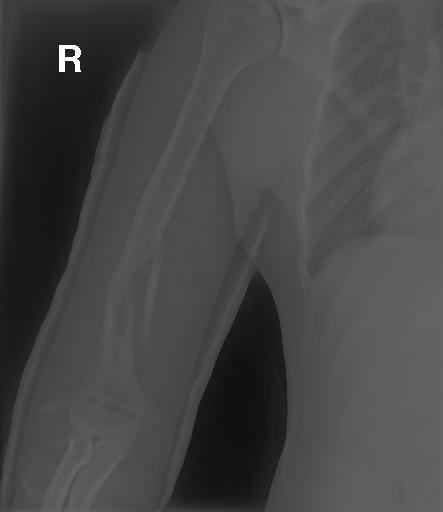
#> input picture backend/models/img1.jpg, 443 x 512 px
$ python -i yoloFractureDetection.py   (imports and definitions only)
#> lines starting #> are read from the running program, lines starting #| are printed output that depends on the picture
#> further down, picture is the input picture: shape (512, 443, 3); min 9, max 255, mean 70.5
import cv2
from PIL import Image, ImageDraw
from ultralytics import YOLO
import os
import numpy as np

def preprocess_image(image):
    # Convert to RGB if not already
    if len(image.shape) == 2:  # If grayscale
        image = cv2.cvtColor(image, cv2.COLOR_GRAY2RGB)
    elif image.shape[2] == 4:  # If RGBA
        image = cv2.cvtColor(image, cv2.COLOR_RGBA2RGB)

    # Normalize image
    image = image.astype(np.float32) / 255.0

    # Enhance contrast
    lab = cv2.cvtColor(image, cv2.COLOR_RGB2LAB)
#> lab: shape (512, 443, 3) float32; mean of channels 0, 1, 2 29.5, 0, 0
    l, a, b = cv2.split(lab)
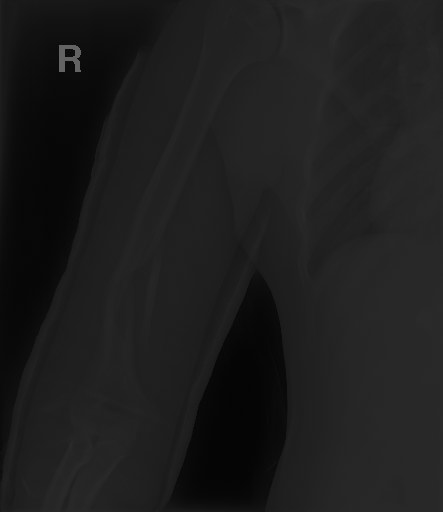
#> l: shape (512, 443) float32; min 2.5, max 100, mean 29.5
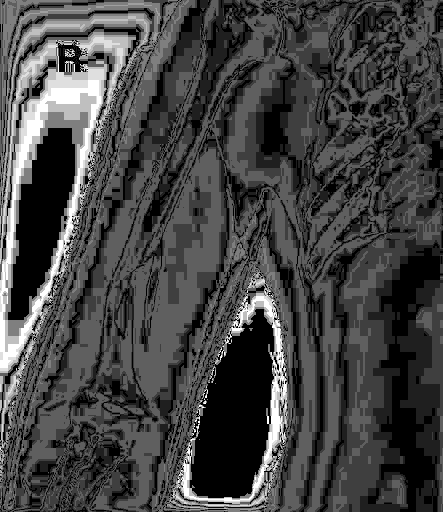
#> a: shape (512, 443) float32; min 0, max 0.125, mean 0.0337; drawn with min black and max white
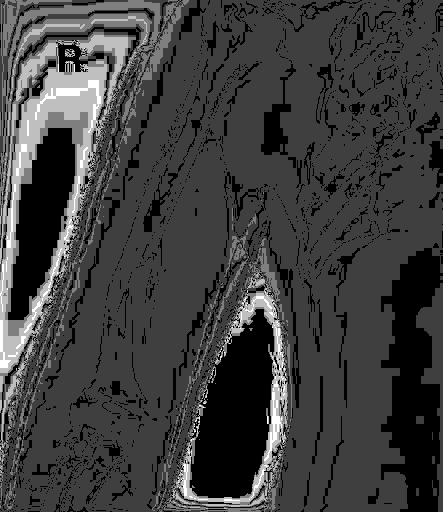
#> b: shape (512, 443) float32; min 0, max 0.0625, mean 0.0155; drawn with min black and max white
    clahe = cv2.createCLAHE(clipLimit=3.0, tileGridSize=(8,8))
#> (the run stopped early here; a loop or call above may not have finished)
